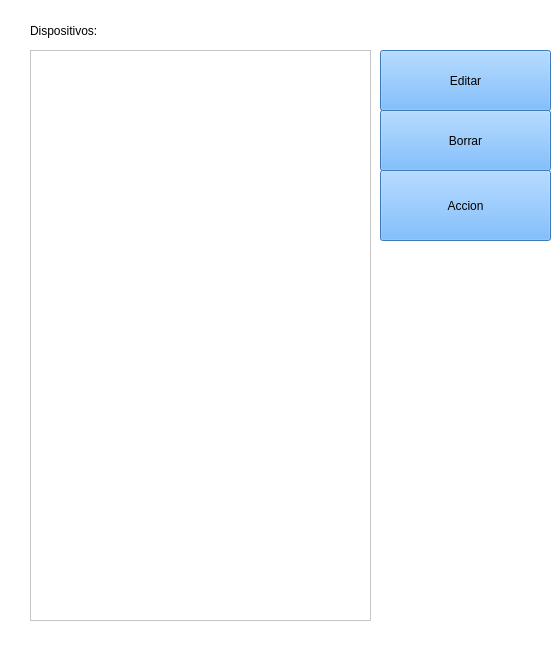
<?xml version="1.0" encoding="UTF-8"?>
<ui version="4.0">
 <class>BusquedaDisp</class>
 <widget class="QWidget" name="BusquedaDisp">
  <property name="geometry">
   <rect>
    <x>0</x>
    <y>0</y>
    <width>558</width>
    <height>647</height>
   </rect>
  </property>
  <property name="windowTitle">
   <string>Form</string>
  </property>
  <property name="styleSheet">
   <string notr="true">background-color: rgb(255, 255, 255);</string>
  </property>
  <widget class="QLabel" name="label">
   <property name="geometry">
    <rect>
     <x>30</x>
     <y>20</y>
     <width>411</width>
     <height>21</height>
    </rect>
   </property>
   <property name="styleSheet">
    <string notr="true">font: 75 10pt &quot;MS Shell Dlg 2&quot;;
color: rgb(0, 0, 0);</string>
   </property>
   <property name="text">
    <string>Dispositivos:</string>
   </property>
  </widget>
  <widget class="QListWidget" name="listWidget_listDisp">
   <property name="geometry">
    <rect>
     <x>30</x>
     <y>50</y>
     <width>341</width>
     <height>571</height>
    </rect>
   </property>
   <property name="styleSheet">
    <string notr="true">font: 75 11pt &quot;MS Shell Dlg 2&quot;;
font: 10pt &quot;MS Shell Dlg 2&quot;;</string>
   </property>
  </widget>
  <widget class="QPushButton" name="pushButton_editar">
   <property name="geometry">
    <rect>
     <x>380</x>
     <y>50</y>
     <width>171</width>
     <height>61</height>
    </rect>
   </property>
   <property name="styleSheet">
    <string notr="true">background-color: rgb(85, 170, 255);</string>
   </property>
   <property name="text">
    <string>Editar</string>
   </property>
  </widget>
  <widget class="QPushButton" name="pushButton_borrar">
   <property name="geometry">
    <rect>
     <x>380</x>
     <y>110</y>
     <width>171</width>
     <height>61</height>
    </rect>
   </property>
   <property name="styleSheet">
    <string notr="true">background-color: rgb(85, 170, 255);</string>
   </property>
   <property name="text">
    <string>Borrar</string>
   </property>
  </widget>
  <widget class="QPushButton" name="pushButton_accion">
   <property name="geometry">
    <rect>
     <x>380</x>
     <y>170</y>
     <width>171</width>
     <height>71</height>
    </rect>
   </property>
   <property name="styleSheet">
    <string notr="true">background-color: rgb(85, 170, 255);</string>
   </property>
   <property name="text">
    <string>Accion</string>
   </property>
  </widget>
 </widget>
 <resources>
  <include location="decorativos.qrc"/>
 </resources>
 <connections/>
</ui>
